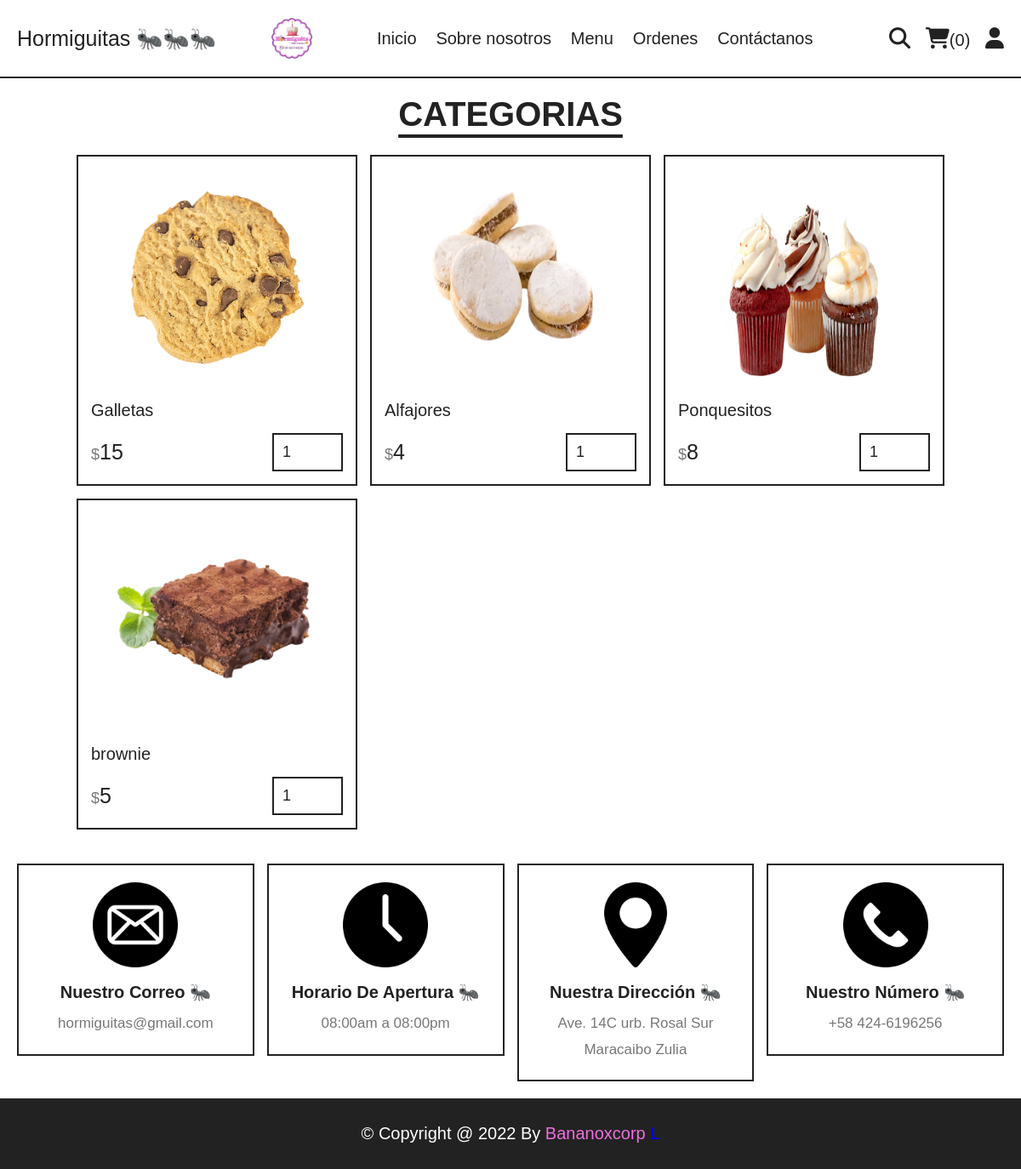
Page /category.php?category=Dulces on the committed database.
### tables this page shows
CREATE TABLE `products` (
  `id` int(100) NOT NULL,
  `name` varchar(100) NOT NULL,
  `category` varchar(100) NOT NULL,
  `price` int(10) NOT NULL,
  `image` varchar(100) NOT NULL
);

### category.php (the view, shortened to what this page needs)
<?php
include 'components/connect.php';
?>
<!DOCTYPE html>
<html lang="en">
<head>
   <link rel="stylesheet" href="https://cdnjs.cloudflare.com/ajax/libs/font-awesome/6.1.1/css/all.min.css">
   <link rel="stylesheet" href="css/style.css">
</head>
<body>
<?php include 'components/user_header.php'; ?>
<section class="products">
   <h1 class="title">Categorias</h1>
   <div class="box-container">
      <?php
         $category = $_GET['category'];
         $select_products = $conn->prepare("SELECT * FROM `products` WHERE category = ?");
         $select_products->execute([$category]);
         if($select_products->rowCount() > 0){
            while($fetch_products = $select_products->fetch(PDO::FETCH_ASSOC)){
      ?>
      <form action="" method="post" class="box">
         <img src="uploaded_img/<?= $fetch_products['image']; ?>" alt="">
         <div class="name"><?= $fetch_products['name']; ?></div>
         <div class="flex">
            <div class="price"><span>$</span><?= $fetch_products['price']; ?></div>
            <input type="number" name="qty" class="qty" min="1" max="99" value="1" maxlength="2">
         </div>
      </form>
      <?php
            }
         }else{
            echo '<p class="empty">¡No hay productos añadidos todavía!</p>';
         }
      ?>
   </div>
</section>
<?php include 'components/footer.php'; ?>
</body>
</html>

### css/style.css (style rules this page uses)
:root { --yellow:#EF6EE2; --red:#e74c3c; --white:#fff; --black:#222; --light-color:#777; --border:.2rem solid var(--black); }
* { font-family: Arial, Helvetica, sans-serif; margin:0; padding:0; box-sizing: border-box; outline: none; border: none; text-decoration: none; }
html { font-size: 62.5%; overflow-x: hidden; scroll-behavior: smooth; stop-opacity: 7rem; }
section { margin:0 auto; max-width: 1200px; padding:2rem; }
.title { text-align: center; margin-bottom: 2.5rem; font-size: 4rem; color:var(--black); text-transform: uppercase; text-decoration: underline; text-underline-offset: 1rem; }
.products .box-container { display: grid; grid-template-columns: repeat(auto-fit, 33rem); justify-content: center; align-items: flex-start; gap:1.5rem; }
.products .box-container .box { border:var(--border); padding:1.5rem; position: relative; overflow: hidden; }
.products .box-container .box img { height: 25rem; width: 100%; object-fit: contain; margin-bottom: 1rem; }
.products .box-container .box .name { font-size: 2rem; color:var(--black); margin:1rem 0; }
.products .box-container .box .flex { display: flex; align-items: center; gap:1rem; margin-top: 1.5rem; }
.products .box-container .box .flex .price { margin-right: auto; font-size: 2.5rem; color:var(--black); }
.products .box-container .box .flex .price span { color:var(--light-color); font-size: 1.8rem; }
.products .box-container .box .flex .qty { padding:1rem; border:var(--border); font-size: 1.8rem; color:var(--black); }

### rows in the picture
products: image (picture), name "Galletas", price "15"
products: image (picture), name "Alfajores", price "4"
products: image (picture), name "Ponquesitos", price "8"
products: image (picture), name "brownie", price "5"

### other values in the picture
$total_cart_items "0"
